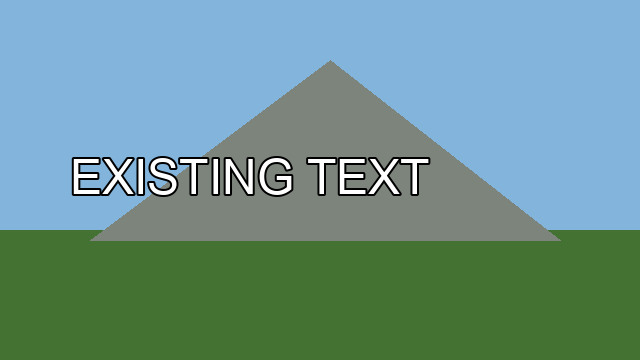
#> input picture artifacts/visual-admission-evidence/glm-text.png, 640 x 360 px
$ python -i cropper.py   (imports and definitions only)
#> lines starting #> are read from the running program, lines starting #| are printed output that depends on the picture
from pathlib import Path
from PIL import Image

TARGET_RATIO = 9 / 16


def crop_to_916(input_path: Path, output_path: Path) -> Path:
    """Center-crop an image to 9:16 aspect ratio and scale to 1080x1920."""
#> called with output_path = 'out.png'
    img = Image.open(input_path)
#> img is the input picture: PIL image 640x360 RGB; mean R, G, B 108.5, 148, 143.4
    w, h = img.size
#> w = 640; h = 360

    if w / h > TARGET_RATIO:
        new_w = int(h * TARGET_RATIO)
#> new_w = 202
        left = (w - new_w) // 2
#> left = 219
        img = img.crop((left, 0, left + new_w, h))
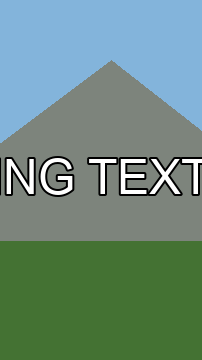
#> img: PIL image 202x360 RGB; mean R, G, B 107.9, 138.9, 126.2
    else:
        new_h = int(w / TARGET_RATIO)
        top = (h - new_h) // 2
        img = img.crop((0, top, w, top + new_h))

    img = img.resize((1080, 1920), Image.LANCZOS)
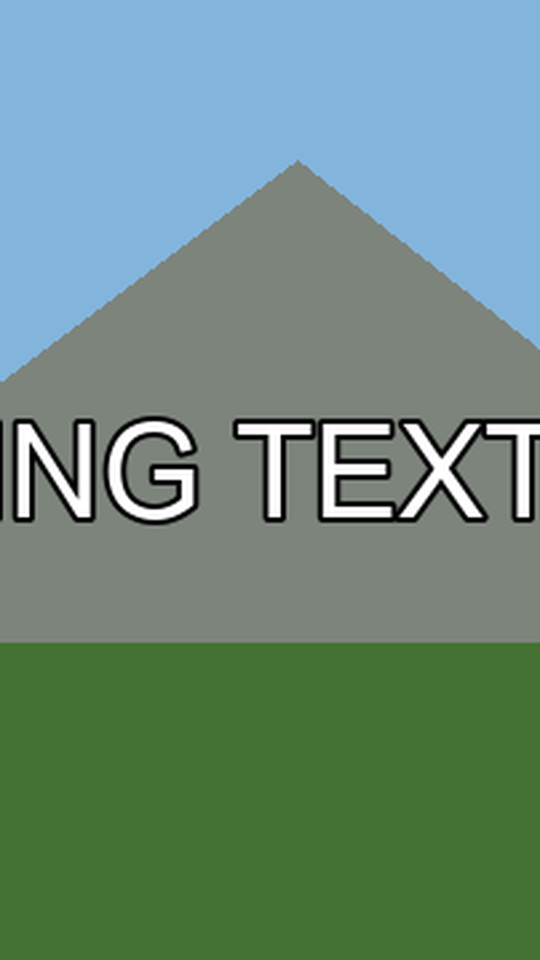
#> img: PIL image 1080x1920 RGB (shown at 1/2 size); mean R, G, B 107.9, 139, 126.2
    img.save(output_path, quality=92)
    return output_path

>>> result = crop_to_916('../artifacts/visual-admission-evidence/glm-text.png', 'out.png')
